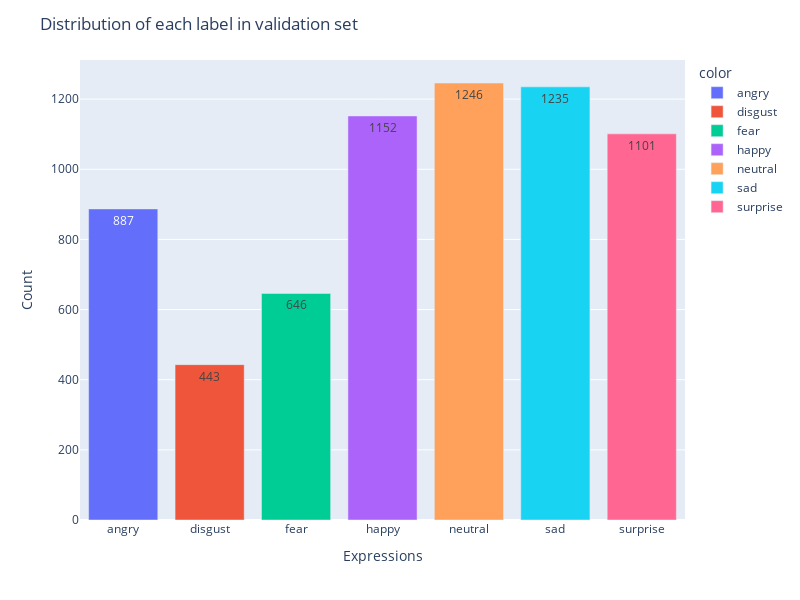

The notebook cell this image was saved under:
### Code cell
labels = ["angry", "disgust", "fear", "happy", "neutral", "sad", "surprise"]
fig = px.bar(x=labels, y=class_count_in_validation_set, color=labels)

fig.update_layout(
    title="Distribution of each label in validation set",
    xaxis_title="Expressions",
    yaxis_title="Count",
    height=600,
    width=800,
)

fig.update_traces(texttemplate="%{y}", textposition="inside")

fig.show()

### Figure 1 — Plotly figure (JSON) as saved in the notebook; plotly's stock layout.template omitted (floating-point values rounded to 4 significant figures)
{"data": [{"alignmentgroup": "True", "hovertemplate": "color=angry<br>x=%{x}<br>y=%{y}<extra></extra>", "legendgroup": "angry", "marker": {"color": "#636efa", "pattern": {"shape": ""}}, "name": "angry", "offsetgroup": "angry", "orientation": "v", "showlegend": true, "textposition": "inside", "texttemplate": "%{y}", "type": "bar", "x": ["angry"], "xaxis": "x", "y": [887], "yaxis": "y"}, {"alignmentgroup": "True", "hovertemplate": "color=disgust<br>x=%{x}<br>y=%{y}<extra></extra>", "legendgroup": "disgust", "marker": {"color": "#EF553B", "pattern": {"shape": ""}}, "name": "disgust", "offsetgroup": "disgust", "orientation": "v", "showlegend": true, "textposition": "inside", "texttemplate": "%{y}", "type": "bar", "x": ["disgust"], "xaxis": "x", "y": [443], "yaxis": "y"}, {"alignmentgroup": "True", "hovertemplate": "color=fear<br>x=%{x}<br>y=%{y}<extra></extra>", "legendgroup": "fear", "marker": {"color": "#00cc96", "pattern": {"shape": ""}}, "name": "fear", "offsetgroup": "fear", "orientation": "v", "showlegend": true, "textposition": "inside", "texttemplate": "%{y}", "type": "bar", "x": ["fear"], "xaxis": "x", "y": [646], "yaxis": "y"}, {"alignmentgroup": "True", "hovertemplate": "color=happy<br>x=%{x}<br>y=%{y}<extra></extra>", "legendgroup": "happy", "marker": {"color": "#ab63fa", "pattern": {"shape": ""}}, "name": "happy", "offsetgroup": "happy", "orientation": "v", "showlegend": true, "textposition": "inside", "texttemplate": "%{y}", "type": "bar", "x": ["happy"], "xaxis": "x", "y": [1152], "yaxis": "y"}, {"alignmentgroup": "True", "hovertemplate": "color=neutral<br>x=%{x}<br>y=%{y}<extra></extra>", "legendgroup": "neutral", "marker": {"color": "#FFA15A", "pattern": {"shape": ""}}, "name": "neutral", "offsetgroup": "neutral", "orientation": "v", "showlegend": true, "textposition": "inside", "texttemplate": "%{y}", "type": "bar", "x": ["neutral"], "xaxis": "x", "y": [1246], "yaxis": "y"}, {"alignmentgroup": "True", "hovertemplate": "color=sad<br>x=%{x}<br>y=%{y}<extra></extra>", "legendgroup": "sad", "marker": {"color": "#19d3f3", "pattern": {"shape": ""}}, "name": "sad", "offsetgroup": "sad", "orientation": "v", "showlegend": true, "textposition": "inside", "texttemplate": "%{y}", "type": "bar", "x": ["sad"], "xaxis": "x", "y": [1235], "yaxis": "y"}, {"alignmentgroup": "True", "hovertemplate": "color=surprise<br>x=%{x}<br>y=%{y}<extra></extra>", "legendgroup": "surprise", "marker": {"color": "#FF6692", "pattern": {"shape": ""}}, "name": "surprise", "offsetgroup": "surprise", "orientation": "v", "showlegend": true, "textposition": "inside", "texttemplate": "%{y}", "type": "bar", "x": ["surprise"], "xaxis": "x", "y": [1101], "yaxis": "y"}], "layout": {"barmode": "relative", "height": 600, "legend": {"title": {"text": "color"}, "tracegroupgap": 0}, "margin": {"t": 60}, "title": {"text": "Distribution of each label in validation set"}, "width": 800, "xaxis": {"anchor": "y", "domain": [0, 1], "title": {"text": "Expressions"}}, "yaxis": {"anchor": "x", "domain": [0, 1], "title": {"text": "Count"}}}}
